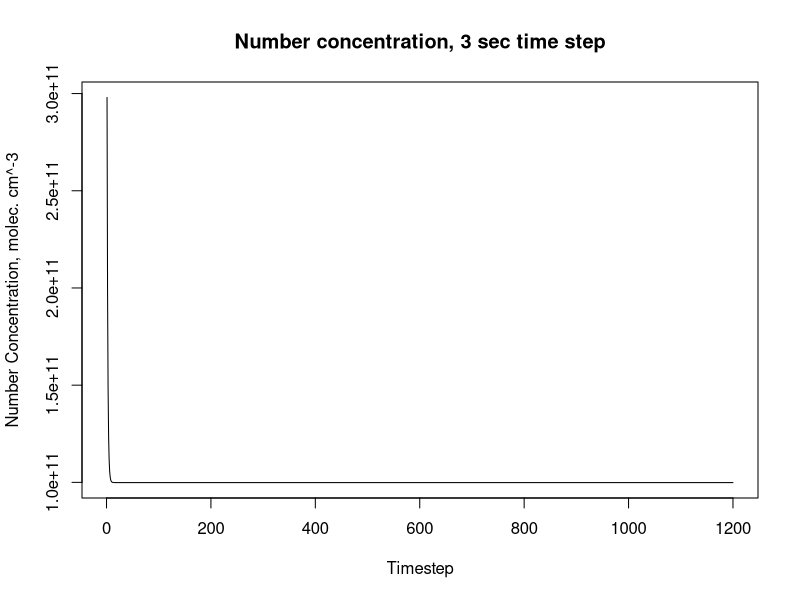

The R script that drew this image:
## ---- chunk 1
library(knitr)
opts_chunk$set(tidy=T, tidy.opts=list(width.cutoff=60))
## ---- chunk 2

#function to find gas concentration given windspeed and number concentrion from one direction
gs_conc_x <- function(N_1 = 0, N_2 = 0, u_1 = 0,
                      u_2 = 0, x = 1, t){
  N_adj <- -1*(((u_1 * N_1) - (u_2 * N_2)) / (x))
  N_init <- (N_2 + N_1) / 2
  N_conc <- N_init - (N_adj*t)
}


#N_1 = 1 x 10^11^ molec. cm^-3^
#N_2 = 5 x 10^11^ molec. cm^-3^
#u_1 = +7 m s^-1^ = 700 cm s^-1^
#u_2 = +8 m s^-1^ = 800 cm s^-1^
#x = 5km = 500000 cm
#t = 60s

N_x <- gs_conc_x(N_1 = 1*(10^11), N_2 = 5*(10^11),
          u_1 = 700, u_2 = 800, x = 500000, t = 60)

print(paste("The gas concentration N~x~ is", N_x, "molec. cm^-3", sep = " "))
## ---- chunk 3

#Function to find time (seconds) as number concentration from one direction approaches zero
gs_conc_x_t <- function(N_1 = 0, N_2 = 0, u_1 = 0,
                        u_2 = 0, x = 1){
  N_init <- ((N_2 + N_1)/ 2)
  N_adj <- -1*(((u_1 * N_1) - (u_2 * N_2)) / (x))
  t0 <- N_init / N_adj
}


T_x <- gs_conc_x_t(N_1 = 1*(10^11), N_2 = 5*(10^11),
            u_1 = 700, u_2 = 800, x = 500000)

print(paste("Time when N~x~ approaches 0 is", T_x, "seconds", sep = " "))
## ---- chunk 4
#function to find gas concentration given windspeed and number concentrion from two directions
gs_conc_xy <- function(N_1 = 0, N_2 = 0, N_3 = 0,
                       N_4 = 0, u_1 = 0, u_2 = 0,
                       v_1 = 0, v_2 = 0, x = 1,
                       y =1, t){
  N_adj <- -1*(((u_1 * N_1 * v_1 * N_3) - (u_2 * N_2 * v_2 * N_4)) / (x*y))
  N_init <- (N_4 + N_3 + N_2 + N_1) / 4
  N_conc <- N_init - (N_adj*t)
}

#N_1 = 1 x 10^11^ molec. cm^-3^  
#N_2 = 5 x 10^11^ molec. cm^-3^  
#N_3 = 1 x 10^11^ molec. cm^-3^  
#N_4 = 7 x 10^11^ molec. cm^-3^  
#u_1 = +7 m s^-1^ = +700 cm s^-1^  
#u_2 = +8 m s^-1^ = +800 cm s^-1^  
#v_3 = -2 m s^-1^ = -200 cm s^-1^  
#v_4 = +1 m s^-1^ = +100 cm s^-1^  
#x = 5km = 500000 cm  
#y = 4km = 400000 cm  
#z = 0.1km = 10000 cm  
#t = 60s  

N_xy <- gs_conc_xy(N_1 = 1*(10^11), N_2 = 5*(10^11),
           N_3 = 1*(10^11), N_4 = 7*(10^11),
           u_1 = 700, u_2 = 800,v_1 = -200,
           v_2 = 100, x = 500000, y = 400000,
           t = 60)

print(paste("The gas concentration N~xy~ is", N_xy, "molec. cm^-3", sep = " "))

## ---- chunk 5

#Function to find time (seconds) as number concentration from one direction approaches zero
gs_conc_xy_t <- function(N_1, N_2, N_3, N_4, u_1, u_2,
                         v_1, v_2, x, y){
  
  N_adj <- -1* (((u_1 * N_1 * v_1 * N_3) - (u_2 * N_2 * v_2 * N_4)) / (x*y))
  N_init <- (N_4 + N_3 + N_2 + N_1) / 4
  t0 <- N_init / N_adj
  }

T_xy <- gs_conc_xy_t(N_1 = 1*(10^11), N_2 = 5*(10^11), N_3 = 1*(10^11), N_4 = 7*(10^11),u_1 = 700, u_2 = 800, v_1 = -200, v_2 = 100, x = 500000, y = 400000)

print(paste("Time when N~xy~ approaches 0 is", T_xy, "seconds", sep = " "))
## ---- chunk 6
#Function to determing moist air mixing ratio based on pa, Tv, and Na
#Units are hPa, K, and molec/cm^3
mst_ar_mix <- function(N, p_a, T_v){
  rhoa <- p_a / (2870.3 * T_v)
  q <- (N * 48) / ((6.0221367*(10^23)) * rhoa)
  return(q)
}
## ---- chunk 7
p_a1 <- 1013 #hPa
T_v1 <- 298 #K
N_a1 <- 1*(10^11) #molec/cm^3
N_a2 <- 5*(10^11) #molec/cm^3

q_parta <- mst_ar_mix(N_a1, p_a1, T_v1)
q_partb <- mst_ar_mix(N_a2, p_a1, T_v1)

print(paste("The moist air mixing ratio for part a is", q_parta, "kg kg^-1", sep = " "))  
print(paste("The moist air mixing ratio for part b is", q_partb, "kg kg^-1", sep = " "))
## ---- chunk 8
ratio_q <- function(q_1 = 0, q_2 = 0, u_1 = 0,
                        u_2 = 0, x = 1, t = 60){
  q_init <- ((q_2 + q_1)/ 2)
  q_adj <- -1*(((u_1 * q_1) - (u_2 * q_2)) / (x))
  t0 <- q_init - (q_adj*t)
  }
## ---- chunk 9
q_mid <- ratio_q(q_1 = q_parta, q_2 = q_partb,u_1 = 700, u_2 = 800, x = 500000, t = 60)

print(paste("The moist air mixing ratio is", q_mid, "kg kg^-1", sep = " "))
## ---- chunk 10
#conversion back to number concentration units
numb <- function(q){
  num <- ((6.0221367*(10^23))*(1013 / (2870.3 * 298))*q) / 48
  return(num)
}

print(paste("The converted number concentration units are ", numb(q_mid), "molec. cm^-3", sep = " " ))
## ---- chunk 11
ratio_q_t <- function(q_1 = 0, q_2 = 0, u_1 = 0,
                        u_2 = 0, x = 1){
  q_init <- ((q_2 + q_1)/ 2)
  q_adj <- -1*(((u_1 * q_1) - (u_2 * q_2)) / (x))
  t0 <- q_init / q_adj
}

q_mid_t <- ratio_q_t(q_1 = q_parta, q_2 = q_partb,u_1 = 700, u_2 = 800, x = 500000)


print(paste("The moist air mixing ratio at t0 is", q_mid_t, "kg kg^-1", sep = " "))

## ---- chunk 12

# The function does not change; what will is the initial N, so lets replace the values that changed in part a with the given values to simplify things.

gs_conc_x <- function(N_2){
  N_adj <- -1*(700*(1*(10^11)) - (800*N_2)) / 500000
   N_init <- (N_2 + (1*(10^11)) ) / 2
                          N_conc <- N_init - (N_adj*3)
}

#Next, lets make a dataframe
atmo <- data.frame(c(1:1200))
atmo[,2]<-NA
atmo[,1]<-NA
colnames(atmo) <- c("N_2", "N_conc")
atmo[1,1] <- 5 * (10^11)

#And finally, 1200 3 sec steps in an hour
for (i in (1:1200)){
 atmo[i,2] <- gs_conc_x(atmo[i,1])
 atmo[i+1,1] <- atmo[i,2]
}

plot(atmo[1:1200,2], t='l', main = "Number concentration, 3 sec time step", xlab = "Timestep", ylab = "Number Concentration, molec. cm^-3")
